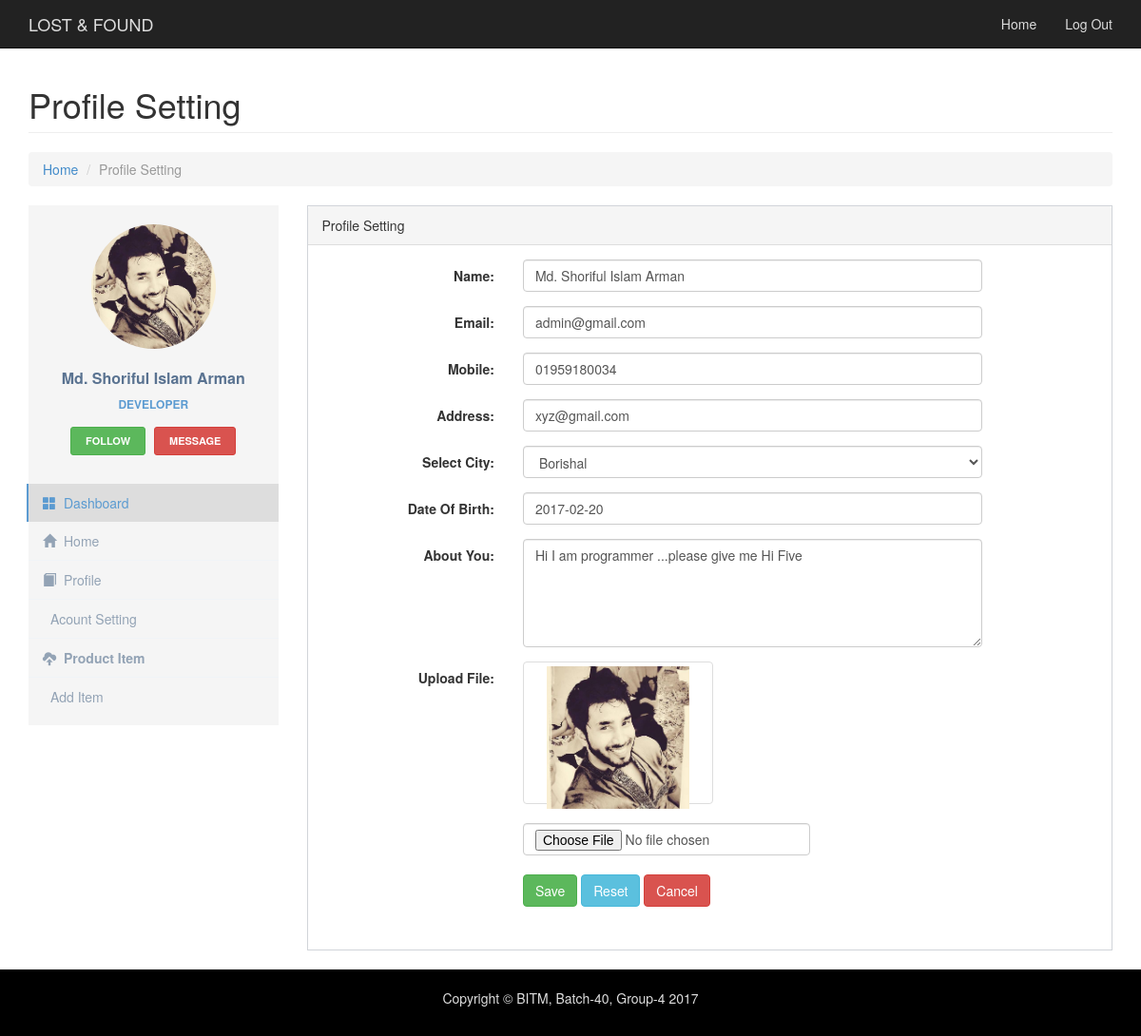
/profile_setting.php?user_id=2 (signed in), run on the app's committed database.
### tables this page shows
CREATE TABLE `user_profile` (
  `id` int(11) NOT NULL,
  `user_name` varchar(255) NOT NULL,
  `user_pass` varchar(255) NOT NULL,
  `user_email` varchar(255) NOT NULL,
  `user_number` varchar(11) NOT NULL,
  `user_address` varchar(255) NOT NULL,
  `user_country` varchar(255) NOT NULL,
  `user_dob` date NOT NULL,
  `user_des` text NOT NULL,
  `user_img` varchar(255) NOT NULL,
  `user_code` varchar(120) NOT NULL,
  `user_status` tinyint(1) NOT NULL
);

### src/allclassfile/user.php (called while the page is built, shortened)
<?php
class user
{
    private $db;
    function __construct($DB_con)
    {
        $this->db = $DB_con;
    }
    function profileData($data)
    {
        if (!empty($data['user_id'])) {
            $user_id = $data['user_id'];
        }
        $query = 'SELECT * FROM user_profile WHERE id=' . $user_id;
        $stmt = $this->db->prepare($query);
        $stmt->execute();
        if ($stmt->rowCount() > 0) {
            $row = $stmt->fetch(PDO::FETCH_ASSOC);
            return $row;
        } else {
            return "No Data Available In User Table";
        }
    }
}
?>

### profile_setting.php (the view, shortened to what this page needs)
<?php
include_once("src/allinclude.php");
$user = new user($DB_con);
$user_profile = $user->profileData($_GET);
include_once("header.php")
?>
<link rel = "stylesheet" media = "screen" href="css/timepicker.css" charset="utf-8" />
<link rel = "stylesheet" media = "screen" href="css/jquery-ui-1.9.0.custom.min.css" charset="utf-8" />
<div class="container">
	<div class="row">
		<div class="col-lg-12">
			<h1 class="page-header">Profile Setting</h1>
			<ol class="breadcrumb">
				<li><a href="index.html">Home</a></li>
				<li class="active">Profile Setting</li>
			</ol>
		</div>
	</div>
</div>
<div class="container">
	<div class="row ">
		<?php include_once("side_menu.php")?>
		<div class="col-md-9">
			<div class="">
				<div class="panel-default border">
					<div class="panel-heading">Profile Setting</div>
					<div class="panel-body">
						<form action="src/action/user_data_insert.php" method="post" enctype="multipart/form-data" class="form-horizontal" >
							<div class="form-group">
								<label class="control-label col-sm-3" >Name:</label>
								<div class="col-sm-9">
									<input class="form-control width80" name="user_name" value="<?php echo $user_profile['user_name'] ; ?>" placeholder="Name" type="text">
								</div>
							</div>
							<div class="form-group">
								<label class="control-label col-sm-3">Email:</label>
								<div class="col-sm-9">
									<input class="form-control width80"  name="user_email" value="<?php echo $user_profile['user_email'];  ?>" placeholder="Enter Email" type="email">
								</div>
							</div>
							<div class="form-group">
								<label class="control-label col-sm-3">Mobile:</label>
								<div class="col-sm-9">
									<input class="form-control width80" name="user_number" value="<?php echo $user_profile['user_number'];  ?>" placeholder="Enter Mobile" type="text">
								</div>
							</div>
							<div class="form-group">
								<label class="control-label col-sm-3">Address:</label>
								<div class="col-sm-9">
									<input class="form-control width80" name="user_address" value="<?php echo $user_profile['user_address']; ?>" placeholder="Enter EAddress" type="text">
								</div>
							</div>
							<div class="form-group">
								<label class="control-label col-sm-3">Select City:</label>
								<div class="col-sm-9">
									<select name="user_country" class="form-control width80" >
										<optgroup label="District">
											<option value="Borishal"<?php if($user_profile['user_country'] == 'Borishal'): ?> selected="selected"<?php endif; ?>>Borishal</option>
										</optgroup>
									</select>
								</div>
							</div>
							<div class="form-group">
								<label class="control-label col-sm-3">Date Of Birth:</label>
								<div class="col-sm-9">
									<input class="form-control width80 datepicker" id="end_time" name="user_dob" value="<?php echo $user_profile['user_dob'];  ?>" placeholder="Date time">
								</div>
							</div>
							<div class="form-group">
								<label class="control-label col-sm-3">About You:</label>
								<div class="col-sm-9">
									<textarea class="form-control width80" rows="5" name="user_des" id="comment"><?php echo $user_profile['user_des'];  ?></textarea>
								</div>
							</div>
							<div class="form-group">
								<label class="control-label col-sm-3">Upload File:</label>
								<div class="col-sm-9">
                                    <div class="fileinput fileinput-new" data-provides="fileinput">
                                        <div class="fileinput-preview thumbnail" data-trigger="fileinput" style="width: 200px; height: 150px;"><img id="img" width="150px" height="140px"  src="profileimg/<?php echo $user_profile['user_img']; ?>"/> </div>
										<input type="file" class="form-control width50" name ="user_img">
							</div>
							<div class="form-group" style="margin-top:20px">
								<div class="col-sm-9">
									<button type="submit" name="submit" value="submit" class="btn btn-success">Save</button>
									<button type="reset" class="btn btn-info">Reset</button>
									<button type="button" class="btn btn-danger">Cancel</button>
								</div>
							</div>
						</form>
					</div>
				</div>
			</div>
		</div>
	</div>
</div>
<?php include_once("footer.php")?>

### css/modern-business.css (style rules this page uses)
html, body { height: 100%; }
body { //background-color:#ddd; padding-top: 50px; }
.width80 { width: 80%; }
.width50 { width: 50%; }
.thumbnail { transition: all 1s ease; }
.item, .active, .carousel-inner { height: 100%; }

### css/menu_style.css (style rules this page uses)
body { background: #Ffff; }
.border { border:1px solid #d1d4d9 }

### data on the page
user_profile: user_name "Md. Shoriful Islam Arman", user_email "admin@gmail.com", user_number "01959180034", user_address "xyz@gmail.com", user_country "Borishal", user_dob "2017-02-20", user_des "Hi I am programmer ...please give me Hi Five", user_img (picture)

### other printed values
$_SESSION['user_name'] "Md. Shoriful Islam Arman"
